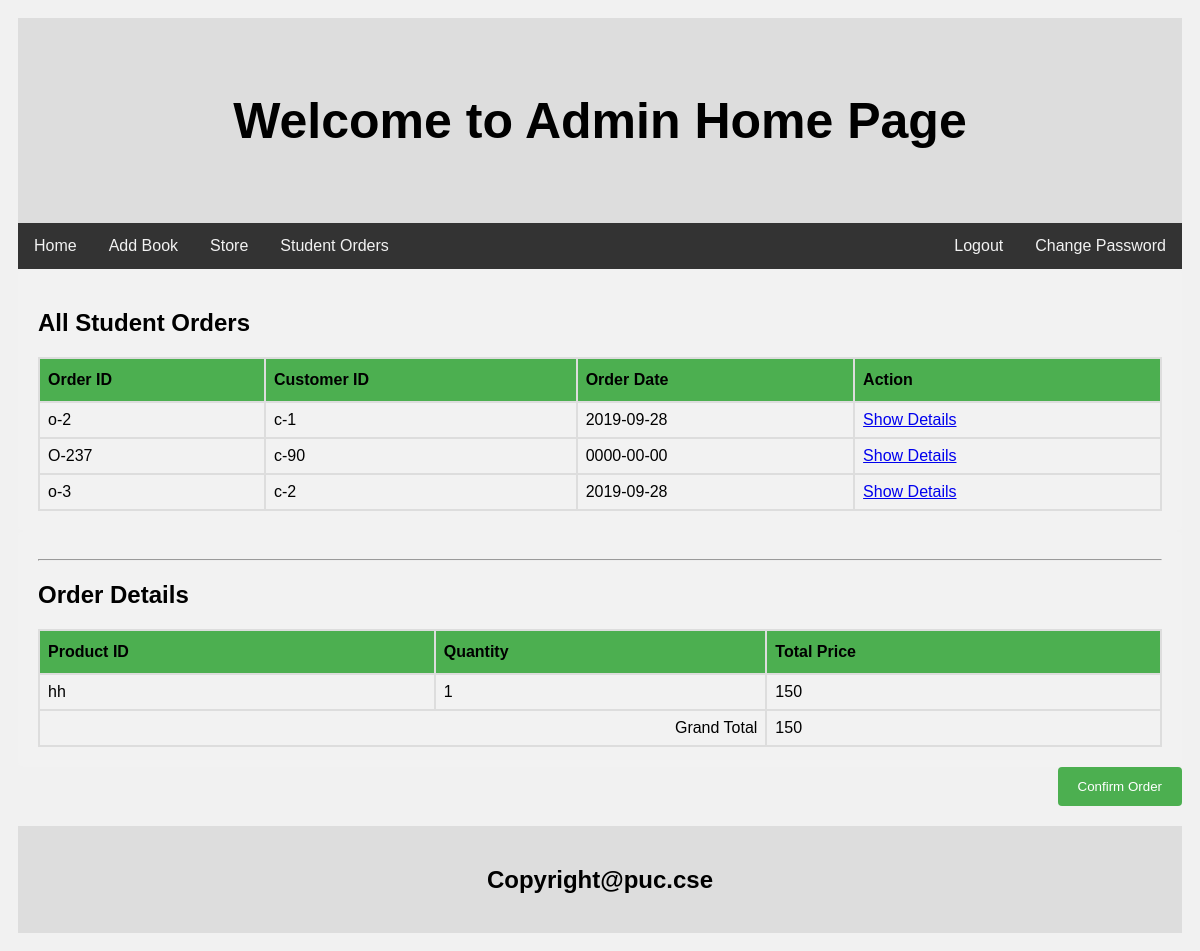
Page /admin/corder.php?action=show&id=O-237 (signed in) on the committed database.
### tables this page shows
CREATE TABLE `student_order` (
  `order_id` char(30) NOT NULL,
  `std_id` char(30) DEFAULT NULL,
  `order_date` date DEFAULT NULL,
  `status` int(11) NOT NULL
);

CREATE TABLE `orderline` (
  `order_id` char(30) NOT NULL,
  `b_id` char(30) NOT NULL,
  `quantity` int(11) DEFAULT NULL,
  `total` float DEFAULT NULL
);

### admin/corder.php (the view, shortened to what this page needs)
<!DOCTYPE html>
<html>
<head>
<link rel="stylesheet" type="text/css" href="signup.css">
<link rel="stylesheet" type="text/css" href="style.css">
<link rel="stylesheet" type="text/css" href="table.css">
</head>
<body>
<div class="header">
  <h1>Welcome to Admin Home Page</h1>
</div>
<div class="topnav">
  <div class="topnav">
  <a href="home.php">Home</a>
  <a href="addproduct.php">Add Book</a>
  <a href="store.php">Store</a>
  <a href="corder.php">Student Orders</a>
  <a href="changepass.php" style="float:right">Change Password</a>
  <a href="?sign=out" style="float:right">Logout</a>
</div>
</div>
<div class="row">
  <div class="container">
     <h2>All Student Orders</h2>
  <div class="row">
	<?php
 include("../connection.php");
 $sql="select * from student_order where status=0";
 $r=mysqli_query($con,$sql);
 echo "<table id='customers'>";
 echo "<tr>
 <th>Order ID</th>
 <th>Customer ID</th>
 <th>Order Date</th>
 <th>Action</th>
  </tr>";
    while($row=mysqli_fetch_array($r))
    {
        $oid=$row['order_id'];
		$cid=$row['std_id'];
		$odate=$row['order_date'];
    echo "<tr>
    <td>$oid</td><td>$cid</td><td>$odate</td><td><a href='corder.php?action=show&id=$oid'>Show Details</a></td>
    </tr>";
    }
	echo "</table>";
?>
  </div>
  </div>
  <div class="container">
<?php
include("../connection.php");
echo "<hr/>";
echo "<h2>Order Details</h2>";
if(isset($_GET['action']) and $_GET['action'] == 'show')
{
 $oid=$_GET['id'];
 $sql="select * from orderline where order_id='$oid'";
 $r=mysqli_query($con,$sql);
 echo "<table id='customers'>";
 echo "<tr>
 <th>Product ID</th>
 <th>Quantity</th>
 <th>Total Price</th>
  </tr>";
  $gtotal=0;
    while($row=mysqli_fetch_array($r))
    {
        $pid=$row['b_id'];
		$q=$row['quantity'];
		$total=$row['total'];
    echo "<tr>
    <td>$pid</td><td>$q</td><td>$total</td>
    </tr>";
	$gtotal=$gtotal+$total;
    }
	echo "<tr><td colspan='2' align='right'>Grand Total</td>
	<td>$gtotal</td></tr>";
	echo "</table>";
}
?>
  </div>
  <form action='corder.php' method='post'>
<div class="row">
    <input type="submit" value="Confirm Order" name="corder">
</div>
</form>
</div>
<div class="footer">
  <h2>Copyright@puc.cse</h2>
</div>
</body>
</html>

### admin/signup.css (style rules this page uses)
* { box-sizing: border-box; }
input[type=submit] { background-color: #4CAF50; color: white; padding: 12px 20px; border: none; border-radius: 4px; cursor: pointer; float: right; }
.container { border-radius: 5px; background-color: #f2f2f2; padding: 20px; }
.row:after { content: ""; display: table; clear: both; }

### admin/style.css (style rules this page uses)
* { box-sizing: border-box; }
body { font-family: Arial; padding: 10px; background: #f1f1f1; }
.header { padding: 40px; text-align: center; background: #ddd; }
.header h1 { font-size: 50px; }
.topnav { overflow: hidden; background-color: #333; }
.topnav a { float: left; display: block; color: #f2f2f2; text-align: center; padding: 14px 16px; text-decoration: none; }
.row:after { content: ""; display: table; clear: both; }
.footer { padding: 20px; text-align: center; background: #ddd; margin-top: 20px; }

### admin/table.css (style rules this page uses)
#customers { font-family: "Trebuchet MS", Arial, Helvetica, sans-serif; border-collapse: collapse; width: 100%; }
#customers td, #customers th { border: 2px solid #ddd; padding: 8px; }
#customers tr:nth-child(even) { background-color: #f2f2f2; }
#customers th { padding-top: 12px; padding-bottom: 12px; text-align: left; background-color: #4CAF50; color: black; }
table { display: table; border-collapse: separate; border-spacing: 2px; border-color: grey; }

### rows in the picture
student_order: order_id "o-2", std "c-1", order_date "2019-09-28"
student_order: order_id "O-237", std "c-90", order_date "0000-00-00"
student_order: order_id "o-3", std "c-2", order_date "2019-09-28"
orderline: b "hh", quantity "1", total "150"

### other values in the picture
$gtotal "150"
